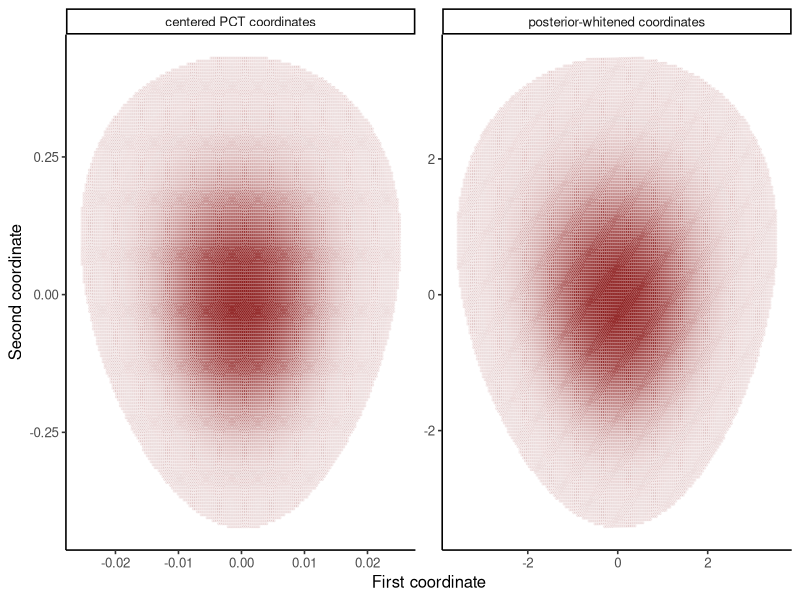

Here is the R script that generated this plot:
## ---- chunk 1
#| label: provo-mass-matrix-geometry
library(ggplot2)

provo <- read.csv("data/provo/passage-summaries.csv", stringsAsFactors = FALSE)
y <- provo$noun_minus_verb_log_ffd
nu <- 4
prior_scale <- 2 * sd(y)
log_sum_exp <- function(x) { m <- max(x); m + log(sum(exp(x - m))) }
log_target <- function(eta) {
  mu <- eta[1]; sigma <- exp(eta[2])
  sum(dt((y - mu) / sigma, df = nu, log = TRUE) - log(sigma)) +
    dnorm(mu, 0, prior_scale, log = TRUE) +
    log(2) + dnorm(sigma, 0, prior_scale, log = TRUE) + eta[2]
}
mode_fit <- optim(c(median(y), log(mad(y))),
                  function(eta) -log_target(eta), method = "BFGS",
                  hessian = TRUE,
                  control = list(reltol = 1e-12, maxit = 1000L))
local_sd <- sqrt(diag(solve(mode_fit$hessian)))
grid <- expand.grid(
  mu = seq(mode_fit$par[1] - 7 * local_sd[1],
           mode_fit$par[1] + 7 * local_sd[1], length.out = 321L),
  log_sigma = seq(mode_fit$par[2] - 7 * local_sd[2],
                  mode_fit$par[2] + 7 * local_sd[2], length.out = 321L)
)
grid$log_kernel <- apply(grid, 1, log_target)
grid$weight <- exp(grid$log_kernel - log_sum_exp(grid$log_kernel))
grid_values <- as.matrix(grid[, c("mu", "log_sigma")])
grid_mean <- colSums(grid_values * grid$weight)
centered <- sweep(grid_values, 2, grid_mean, "-")
covariance <- crossprod(centered * sqrt(grid$weight))
whitening <- solve(t(chol(covariance)))
white <- t(whitening %*% t(centered))
white_covariance <- crossprod(white * sqrt(grid$weight))

geometry <- rbind(
  data.frame(coordinates = "mu, log_sigma",
             variance_1 = covariance[1, 1],
             variance_2 = covariance[2, 2],
             correlation = cov2cor(covariance)[1, 2]),
  data.frame(coordinates = "posterior-whitened",
             variance_1 = white_covariance[1, 1],
             variance_2 = white_covariance[2, 2],
             correlation = cov2cor(white_covariance)[1, 2])
)
stopifnot(length(y) == 55L, all(eigen(covariance)$values > 0))
geometry
## ---- chunk 2
#| label: plot-provo-whitened-geometry
#| fig-cap: "PCT grid cells before and after posterior whitening. Point darkness represents normalized posterior mass."
display <- rbind(
  data.frame(x = centered[, 1], y = centered[, 2], weight = grid$weight,
             coordinates = "centered PCT coordinates"),
  data.frame(x = white[, 1], y = white[, 2], weight = grid$weight,
             coordinates = "posterior-whitened coordinates")
)
display <- subset(display, weight >= quantile(weight, .80))

ggplot(display, aes(x, y, alpha = weight)) +
  geom_point(color = "#8B1A1A", size = .45) +
  facet_wrap(~coordinates, scales = "free") +
  scale_alpha(range = c(.06, .7), guide = "none") +
  labs(x = "First coordinate", y = "Second coordinate") +
  theme_classic(base_size = 12)
